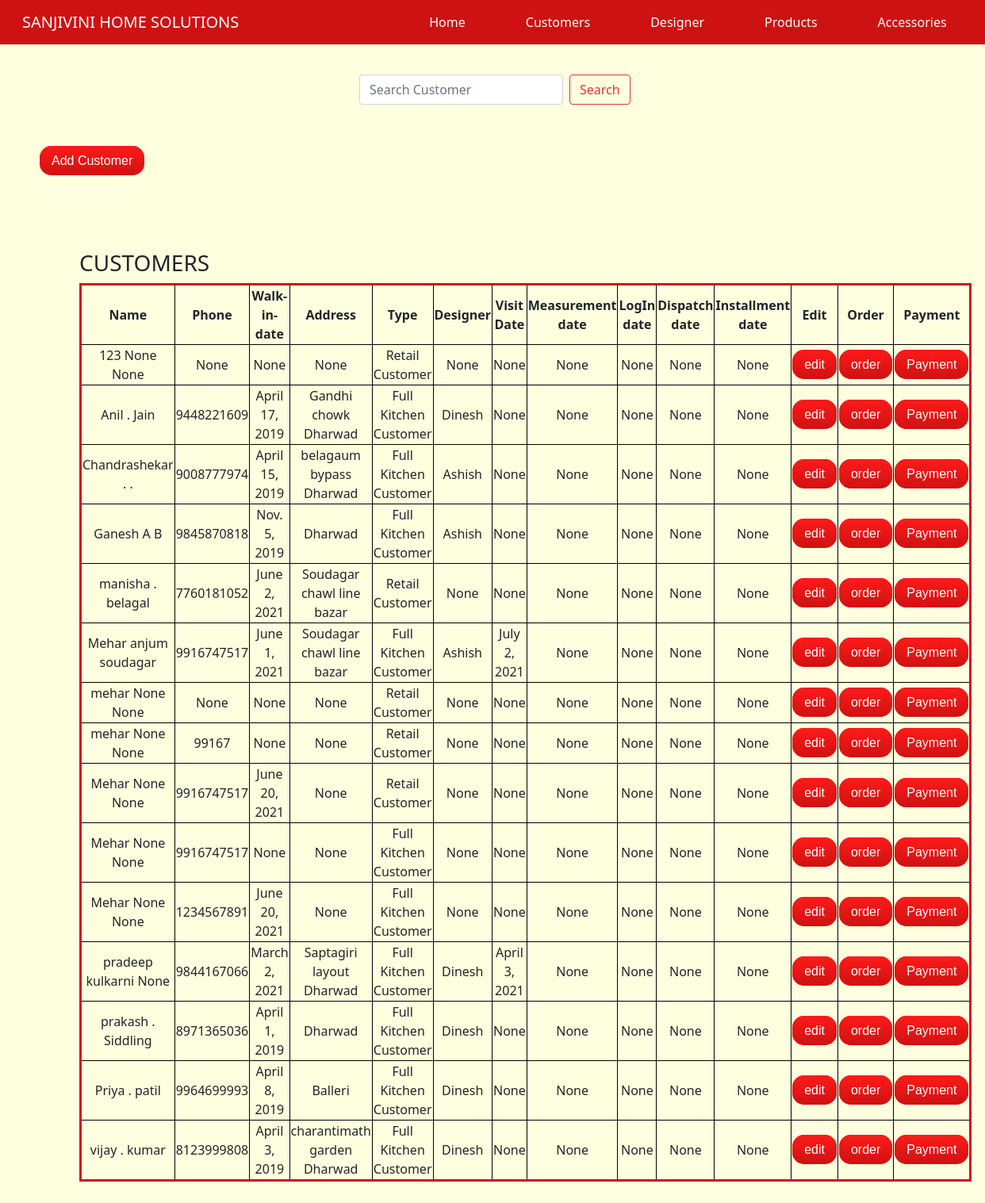
The app's page /customers/ with its own data.
### sanjivini_home/models.py (models this page shows, shortened)
class CustomerModel(models.Model):
    TYPE =(
        ('Retail Customer','Retail Customer'),
        ('Full Kitchen Customer','Full Kitchen Customer'),
    )
    alpha = RegexValidator(r'^[a-zA-Z]*$', 'Only Alphabets Are Allowed.')
    phone = RegexValidator(r'^[0-9]{10}$', 'Enter Valid Mobile Number')
    fname = models.CharField(max_length=30, validators=[alpha] )
    mname = models.CharField(max_length=30,null =True ,blank=True,validators=[alpha] )
    lname = models.CharField(max_length=30,null =True,blank=True,validators=[alpha] )
    ph_no=models.CharField(max_length=10,null=True,blank=True,validators=[phone])
    address=models.CharField(max_length=400,null =True,blank=True)
    walk_in_date=models.DateField(null =True,blank=True)
    customer_type=models.CharField(max_length=100,null =True,choices=TYPE)
    designer_name=ForeignKey(DesignerModel, on_delete=models.CASCADE,null=True,blank=True)
    visit_date =models.DateField(null =True,blank=True)
    measure_date=models.DateField(null =True,blank=True)
    login_date=models.DateField(null =True,blank=True)
    dispatch_date=models.DateField(null =True,blank=True)
    install_date=models.DateField(null =True,blank=True)

class DesignerModel(models.Model):
    alpha = RegexValidator(r'^[a-zA-Z]*$', 'Only Alphabets Are Allowed.')
    phone = RegexValidator(r'^[0-9]{10}$', 'Enter Valid Mobile Number')
    dname =models.CharField(max_length= 100, validators=[alpha])
    dph_no =models.CharField(max_length=10,validators=[phone])
    daddress=models.CharField(max_length=400)
    def __str__(self):
        return self.dname

### sanjivini_home/views.py (the view)
# urls.py: path('customers/',customersview ,name="customersview"),
def customersview(request):
    customers= CustomerModel.objects.all().order_by(Lower('fname'))
    context ={'customers':customers}
    return render(request,"customers.html" ,context)

### templates/customers.html (shortened to what this page needs)
<!DOCTYPE html>
<html>
    <head>
        <link href="https://cdn.jsdelivr.net/npm/bootstrap@5.0.0-beta3/dist/css/bootstrap.min.css" rel="stylesheet">
        <link href="https://maxcdn.bootstrapcdn.com/font-awesome/4.3.0/css/font-awesome.min.css" rel="stylesheet">
    </head>
    <body>
        <nav class="navbar navbar-expand-lg nav-color ">
            <div class="container-fluid">
              <a class="navbar-brand nav-link" href="#">SANJIVINI HOME SOLUTIONS</a>
              <div class="collapse navbar-collapse" id="navbarNav">
                <ul class="navbar-nav">
                  <li class="nav-item item-1">
                    <a class="nav-link" aria-current="page" href="{% url 'homepage'%}">Home</a>
                  </li>
                  <li class="nav-item">
                    <a class="nav-link" href="{% url 'customersview'%}">Customers</a>
                  </li>
                  <li class="nav-item">
                    <a class="nav-link" href="{% url 'designer'%}">Designer</a>
                  </li>
                  <li class="nav-item">
                    <a class="nav-link" href="{% url 'products'%}">Products</a>
                  </li>
                  <li class="nav-item">
                    <a class="nav-link" href="{% url 'accessoriesview'%}">Accessories</a>
                  </li>
                </ul>
              </div>
            </div>
          </nav>
          <section class="top-section">
            <nav class="navbar">
                <div class="container-fluid">
                <form  method ="GET" class="d-flex" action="{% url 'searchcustomer' %}">
                    <input class="form-control me-2" type="search" placeholder="Search Customer" name="searchcustomer" id="searchcustomer">
                    <button class="btn btn-outline-danger" type="submit">Search</button>
                </form>
                </div>
            </nav>
        </section>
        <section class="form-section">
          <a class="product-btn add-btn" href="{% url 'addcustomer' %}" >Add Customer</a>
       </section>
        <section class="products">
            <div class="product-table-heading">
              <h3 class="heading-1">Customers</h3>
          </div>
          <table class="table-products">
              <tr class="product-row">
                  <th class="product-data">Name</th>
                  <th class="product-data">Phone</th>
                  <th class="product-data">Walk-in-date</th>
                  <th class="product-data">Address</th>
                  <th class="product-data">Type</th>
                  <th class="product-data">Designer</th>
                  <th class="product-data">Visit Date</th>
                  <th class="product-data">Measurement date</th>
                  <th class="product-data">LogIn date</th>
                  <th class="product-data">Dispatch date</th>
                  <th class="product-data">Installment date</th>
                  <th class="product-data">Edit</th>
                  <th class="product-data">Order</th>
                  <th class="product-data">Payment</th>
              </tr>
              <tr class="product-row">
                  {% for Customer in customers %}
                  <tr>
                  <td class="product-data"> {{Customer.fname}} {{Customer.mname}} {{Customer.lname}} </td>
                  <td class="product-data">{{Customer.ph_no}}</td>
                  <td class="product-data">{{Customer.walk_in_date}}</td>
                  <td class="product-data">{{Customer.address}}</td>
                  <td class="product-data">{{Customer.customer_type}}</td>
                  <td class="product-data">{{Customer.designer_name}}</td>
                  <td class="product-data">{{Customer.visit_date}}</td>
                  <td class="product-data">{{Customer.measure_date}}</td>
                  <td class="product-data">{{Customer.login_date}}</td>
                  <td class="product-data">{{Customer.dispatch_date}}</td>
                  <td class="product-data">{{Customer.install_date}}</td>
                  <td> <a class="product-btn " href="{% url 'editcustomer' Customer.id %}" >edit</a></td>
                  <td> <a class="product-btn " href="{% url 'orders' Customer.id %}" >order</a></td>
                  <td> <a class="product-btn " href="{% url 'payment' Customer.id %}" >Payment</a></td>
                </tr>
                  {% endfor%}
              </tr>
          </table>
    </body>
</html>

### templates/customers.html (style rules this page uses)
body { background-color: #feffde; }
.nav-color, .nav-link { color: #fff; background-color: #ce1212; }
.nav-item { padding:0 30px; }
.item-1 { padding-left: 200px; }
.top-section { margin: 30px 0 0 35.5%; padding-bottom: 0; }
.products { margin: 50px 100px; }
.table-products { width: 100%; }
table { border: solid #ce1212; padding: 100px; }
.product-btn { background: #ff1a1a; background-image: -webkit-linear-gradient(top, #ff1a1a, #ce1212); background-image: -moz-linear-gradient(top, #ff1a1a, #ce1212); background-image: -ms-linear-gradient(top, #ff1a1a, #ce1212); background-image: -o-linear-gradient(top, #ff1a1a, #ce1212); background-image: linear-gradient(to bottom, #ff1a1a, #ce1212); -webkit-border-radius: 15; -moz-border-radius: 15; border-radius: 15px; font-family: Arial; color: #ffffff; padding: 10px 15px; text-decoration: none; width: 150px; border-width: 0; }
.add-btn { margin-right: 175px; }
h3 { text-transform: uppercase; padding-top: 100px; }
.heading-1 { padding-top: 0; }
td, th { text-align: center; border: 1px solid black; }
input { width: 100px; }
.form-section { padding: 50px; }

### records on screen
CustomerModel: fname "123", mname "None", lname "None", ph_no "None", walk_in_date "None", address "None", customer_type "Retail Customer", designer_name "None", visit_date "None", measure_date "None", login_date "None", dispatch_date "None", install_date "None"
CustomerModel: fname "Anil", mname ".", lname "Jain", ph_no "9448221609", walk_in_date "April 17, 2019", address "Gandhi chowk Dharwad", customer_type "Full Kitchen Customer", designer_name "Dinesh", visit_date "None", measure_date "None", login_date "None", dispatch_date "None", install_date "None"
CustomerModel: fname "Chandrashekar", mname ".", lname ".", ph_no "9008777974", walk_in_date "April 15, 2019", address "belagaum bypass Dharwad", customer_type "Full Kitchen Customer", designer_name "Ashish", visit_date "None", measure_date "None", login_date "None", dispatch_date "None", install_date "None"
CustomerModel: fname "Ganesh", mname "A", lname "B", ph_no "9845870818", walk_in_date "Nov. 5, 2019", address "Dharwad", customer_type "Full Kitchen Customer", designer_name "Ashish", visit_date "None", measure_date "None", login_date "None", dispatch_date "None", install_date "None"
CustomerModel: fname "manisha", mname ".", lname "belagal", ph_no "7760181052", walk_in_date "June 2, 2021", address "Soudagar chawl line bazar", customer_type "Retail Customer", designer_name "None", visit_date "None", measure_date "None", login_date "None", dispatch_date "None", install_date "None"
CustomerModel: fname "Mehar", mname "anjum", lname "soudagar", ph_no "9916747517", walk_in_date "June 1, 2021", address "Soudagar chawl line bazar", customer_type "Full Kitchen Customer", designer_name "Ashish", visit_date "July 2, 2021", measure_date "None", login_date "None", dispatch_date "None", install_date "None"
CustomerModel: fname "mehar", mname "None", lname "None", ph_no "None", walk_in_date "None", address "None", customer_type "Retail Customer", designer_name "None", visit_date "None", measure_date "None", login_date "None", dispatch_date "None", install_date "None"
CustomerModel: fname "mehar", mname "None", lname "None", ph_no "99167", walk_in_date "None", address "None", customer_type "Retail Customer", designer_name "None", visit_date "None", measure_date "None", login_date "None", dispatch_date "None", install_date "None"
CustomerModel: fname "Mehar", mname "None", lname "None", ph_no "9916747517", walk_in_date "June 20, 2021", address "None", customer_type "Retail Customer", designer_name "None", visit_date "None", measure_date "None", login_date "None", dispatch_date "None", install_date "None"
CustomerModel: fname "Mehar", mname "None", lname "None", ph_no "9916747517", walk_in_date "None", address "None", customer_type "Full Kitchen Customer", designer_name "None", visit_date "None", measure_date "None", login_date "None", dispatch_date "None", install_date "None"
CustomerModel: fname "Mehar", mname "None", lname "None", ph_no "1234567891", walk_in_date "June 20, 2021", address "None", customer_type "Full Kitchen Customer", designer_name "None", visit_date "None", measure_date "None", login_date "None", dispatch_date "None", install_date "None"
CustomerModel: fname "pradeep", mname "kulkarni", lname "None", ph_no "9844167066", walk_in_date "March 2, 2021", address "Saptagiri layout Dharwad", customer_type "Full Kitchen Customer", designer_name "Dinesh", visit_date "April 3, 2021", measure_date "None", login_date "None", dispatch_date "None", install_date "None"
CustomerModel: fname "prakash", mname ".", lname "Siddling", ph_no "8971365036", walk_in_date "April 1, 2019", address "Dharwad", customer_type "Full Kitchen Customer", designer_name "Dinesh", visit_date "None", measure_date "None", login_date "None", dispatch_date "None", install_date "None"
CustomerModel: fname "Priya", mname ".", lname "patil", ph_no "9964699993", walk_in_date "April 8, 2019", address "Balleri", customer_type "Full Kitchen Customer", designer_name "Dinesh", visit_date "None", measure_date "None", login_date "None", dispatch_date "None", install_date "None"
CustomerModel: fname "vijay", mname ".", lname "kumar", ph_no "8123999808", walk_in_date "April 3, 2019", address "charantimath garden Dharwad", customer_type "Full Kitchen Customer", designer_name "Dinesh", visit_date "None", measure_date "None", login_date "None", dispatch_date "None", install_date "None"
